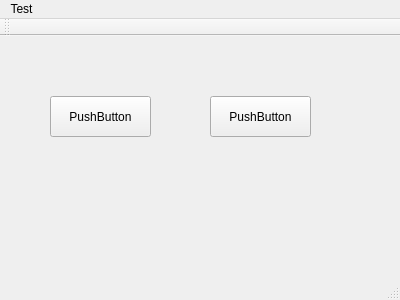
<?xml version="1.0" encoding="UTF-8"?>
<ui version="4.0">
 <class>MainWindow</class>
 <widget class="QMainWindow" name="MainWindow">
  <property name="geometry">
   <rect>
    <x>0</x>
    <y>0</y>
    <width>400</width>
    <height>300</height>
   </rect>
  </property>
  <property name="windowTitle">
   <string>MainWindow</string>
  </property>
  <widget class="QWidget" name="centralWidget">
   <widget class="QPushButton" name="btn">
    <property name="geometry">
     <rect>
      <x>50</x>
      <y>60</y>
      <width>101</width>
      <height>41</height>
     </rect>
    </property>
    <property name="text">
     <string>PushButton</string>
    </property>
   </widget>
   <widget class="QPushButton" name="btn_2">
    <property name="geometry">
     <rect>
      <x>210</x>
      <y>60</y>
      <width>101</width>
      <height>41</height>
     </rect>
    </property>
    <property name="text">
     <string>PushButton</string>
    </property>
   </widget>
  </widget>
  <widget class="QMenuBar" name="menuBar">
   <property name="geometry">
    <rect>
     <x>0</x>
     <y>0</y>
     <width>400</width>
     <height>23</height>
    </rect>
   </property>
   <widget class="QMenu" name="menuTest">
    <property name="title">
     <string>Test</string>
    </property>
   </widget>
   <addaction name="menuTest"/>
  </widget>
  <widget class="QToolBar" name="mainToolBar">
   <attribute name="toolBarArea">
    <enum>TopToolBarArea</enum>
   </attribute>
   <attribute name="toolBarBreak">
    <bool>false</bool>
   </attribute>
  </widget>
  <widget class="QStatusBar" name="statusBar"/>
  <action name="act1">
   <property name="text">
    <string>act1</string>
   </property>
  </action>
  <action name="act2">
   <property name="text">
    <string>act2</string>
   </property>
  </action>
  <action name="act3">
   <property name="text">
    <string>act3</string>
   </property>
  </action>
 </widget>
 <layoutdefault spacing="6" margin="11"/>
 <resources/>
 <connections/>
</ui>
